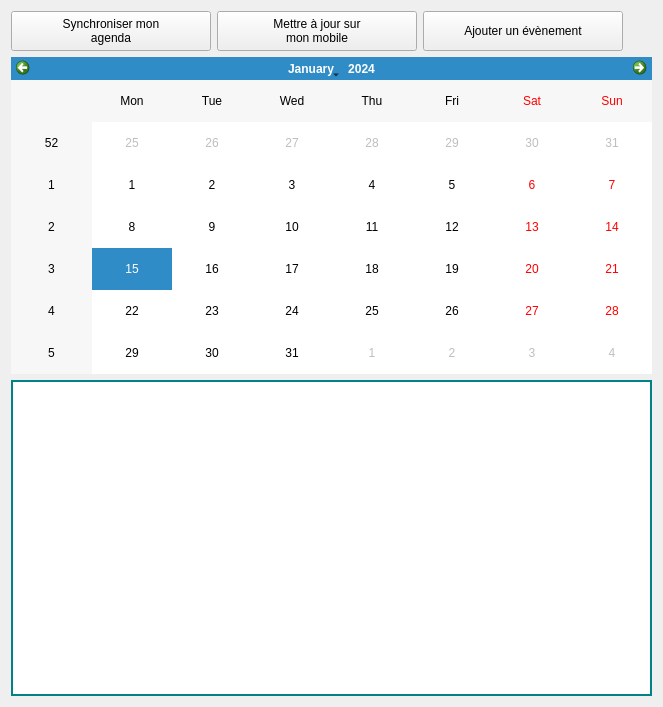
<?xml version="1.0" encoding="UTF-8"?>
<ui version="4.0">
 <class>MobiiCalendarPanel</class>
 <widget class="QWidget" name="MobiiCalendarPanel">
  <property name="geometry">
   <rect>
    <x>0</x>
    <y>0</y>
    <width>663</width>
    <height>707</height>
   </rect>
  </property>
  <property name="windowTitle">
   <string>MobiiCalendarPanel</string>
  </property>
  <layout class="QHBoxLayout" name="horizontalLayout_2">
   <item>
    <layout class="QVBoxLayout" name="verticalLayout">
     <item>
      <layout class="QHBoxLayout" name="horizontalLayout">
       <item>
        <widget class="QPushButton" name="getEventButton">
         <property name="minimumSize">
          <size>
           <width>200</width>
           <height>40</height>
          </size>
         </property>
         <property name="text">
          <string>Synchroniser mon
agenda</string>
         </property>
         <property name="icon">
          <iconset resource="mobii.qrc">
           <normaloff>:/buttons/Resources/sync.png</normaloff>:/buttons/Resources/sync.png</iconset>
         </property>
         <property name="iconSize">
          <size>
           <width>24</width>
           <height>24</height>
          </size>
         </property>
        </widget>
       </item>
       <item>
        <widget class="QPushButton" name="updateEventButton">
         <property name="minimumSize">
          <size>
           <width>200</width>
           <height>40</height>
          </size>
         </property>
         <property name="text">
          <string>Mettre à jour sur
mon mobile</string>
         </property>
         <property name="icon">
          <iconset resource="mobii.qrc">
           <normaloff>:/buttons/Resources/share.png</normaloff>:/buttons/Resources/share.png</iconset>
         </property>
         <property name="iconSize">
          <size>
           <width>24</width>
           <height>24</height>
          </size>
         </property>
        </widget>
       </item>
       <item>
        <widget class="QPushButton" name="newEventButton">
         <property name="minimumSize">
          <size>
           <width>200</width>
           <height>40</height>
          </size>
         </property>
         <property name="text">
          <string>Ajouter un évènement</string>
         </property>
         <property name="icon">
          <iconset resource="mobii.qrc">
           <normaloff>:/buttons/Resources/write.png</normaloff>:/buttons/Resources/write.png</iconset>
         </property>
         <property name="iconSize">
          <size>
           <width>24</width>
           <height>24</height>
          </size>
         </property>
        </widget>
       </item>
       <item>
        <spacer name="horizontalSpacer">
         <property name="orientation">
          <enum>Qt::Horizontal</enum>
         </property>
         <property name="sizeHint" stdset="0">
          <size>
           <width>40</width>
           <height>20</height>
          </size>
         </property>
        </spacer>
       </item>
      </layout>
     </item>
     <item>
      <widget class="QCalendarWidget" name="calendar">
       <property name="styleSheet">
        <string notr="true"/>
       </property>
       <property name="gridVisible">
        <bool>false</bool>
       </property>
       <property name="selectionMode">
        <enum>QCalendarWidget::SingleSelection</enum>
       </property>
       <property name="horizontalHeaderFormat">
        <enum>QCalendarWidget::ShortDayNames</enum>
       </property>
       <property name="verticalHeaderFormat">
        <enum>QCalendarWidget::ISOWeekNumbers</enum>
       </property>
       <property name="navigationBarVisible">
        <bool>true</bool>
       </property>
       <property name="dateEditEnabled">
        <bool>false</bool>
       </property>
      </widget>
     </item>
     <item>
      <widget class="QListWidget" name="dayEventList">
       <property name="styleSheet">
        <string notr="true"> border: 2px solid #008287;</string>
       </property>
      </widget>
     </item>
    </layout>
   </item>
  </layout>
 </widget>
 <layoutdefault spacing="6" margin="11"/>
 <resources>
  <include location="mobii.qrc"/>
 </resources>
 <connections/>
</ui>
